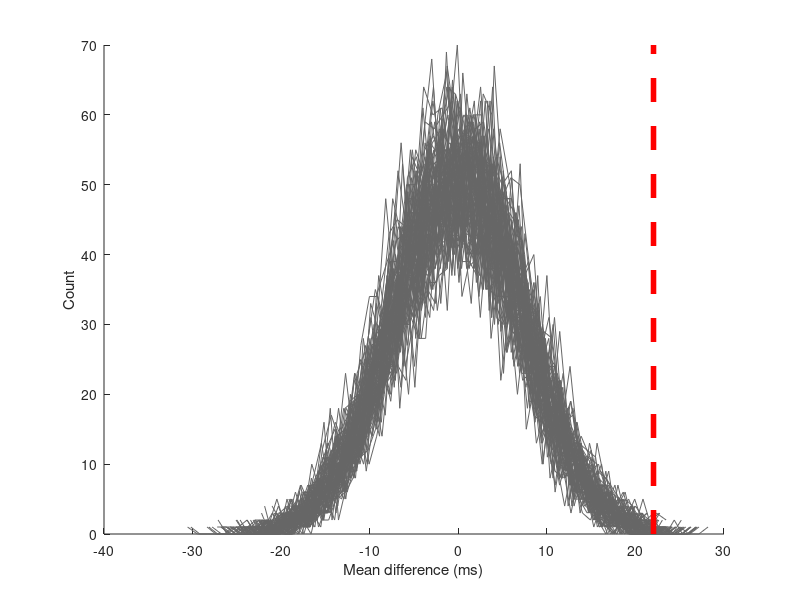
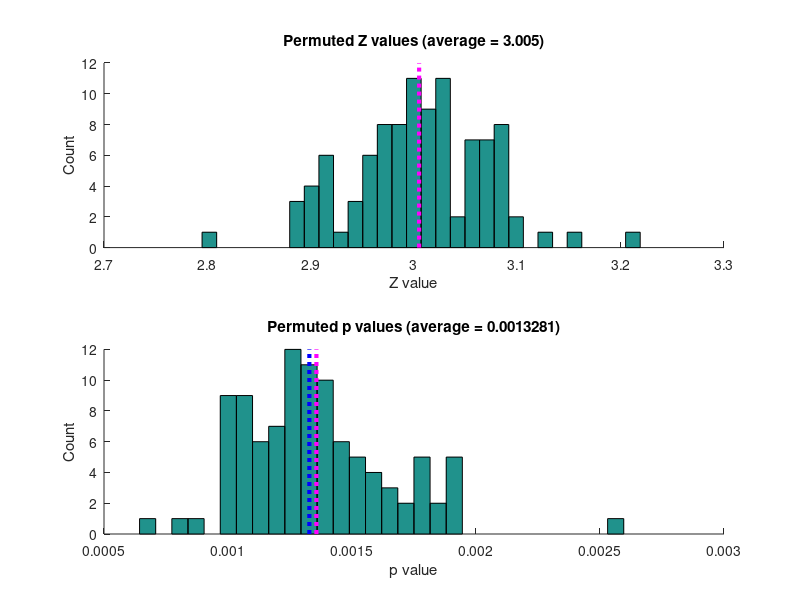

Recreate these plots in MATLAB, in order.
%%
%     COURSE: Solved challenges in neural time series analysis
%    SECTION: Inferrential statistics
%      VIDEO: Meta-permutation test for increased stability
% Instructor: sincxpress.com
%
%%

%% generate data

% dataset parameters
mean1 = 500; % ms
mean2 = 485; % ms
stdev =  50; % ms

nTrials = 100; % per condition!

% first column is condition number
data(:,1) = double( (1:2*nTrials)>nTrials );

% second column is RTs
data(1:nTrials,2)     = stdev*randn(nTrials,1) + mean1;
data(nTrials+1:end,2) = stdev*randn(nTrials,1) + mean2;

%% permutation test

nPermRuns = 100;
nPermutes = 1000;

permMeans = zeros(nPermutes,nPermRuns);


for metai=1:nPermRuns
    
    for permi=1:nPermutes
        
        % shuffle condition labels
        fakeCondLabs = randn(nTrials*2,1)>0;
        
        % compute fake means
        fakemean1 = mean(data(fakeCondLabs==0,2));
        fakemean2 = mean(data(fakeCondLabs==1,2));
        
        % permutation is their difference
        permMeans(permi,metai) = fakemean1 - fakemean2;
    end
    
end

% compute observed mean difference
realmean1 = mean(data(data(:,1)==0,2));
realmean2 = mean(data(data(:,1)==1,2));
realdiff  = realmean1 - realmean2;

% compare real value against H0 distribution
zval = (realdiff-mean(permMeans)) ./ std(permMeans);
pval = normcdf(-abs(zval));

%% show all null-hypothesis distributions

figure(1), clf, hold on

[x,y] = deal( zeros( 50,nPermRuns ) );
for i=1:nPermRuns
    [y(:,i),x(:,i)] = hist(permMeans(:,i),50);
end

% permuted distributions
plot(x,y,'color',ones(3,1)*.4)
xlabel('Mean difference (ms)')
ylabel('Count')

% observed difference
plot([1 1]*realdiff,get(gca,'ylim'),'r--','linew',4)

%% distribution of test statistics

figure(2), clf
subplot(211), hold on
hist(zval,30)
plot([1 1]*mean(zval),get(gca,'ylim'),'m:','linew',3)
xlabel('Z value'), ylabel('Count')
title([ 'Permuted Z values (average = ' num2str(mean(zval)) ')' ])


subplot(212), hold on
hist(pval,30)
plot([1 1]*mean(pval),get(gca,'ylim'),'m:','linew',3)
plot([1 1]*normcdf(-abs(mean(zval))),get(gca,'ylim'),'b:','linew',3)
xlabel('p value'), ylabel('Count')
title([ 'Permuted p values (average = ' num2str(normcdf(-abs(mean(zval)))) ')' ])

%% done.
